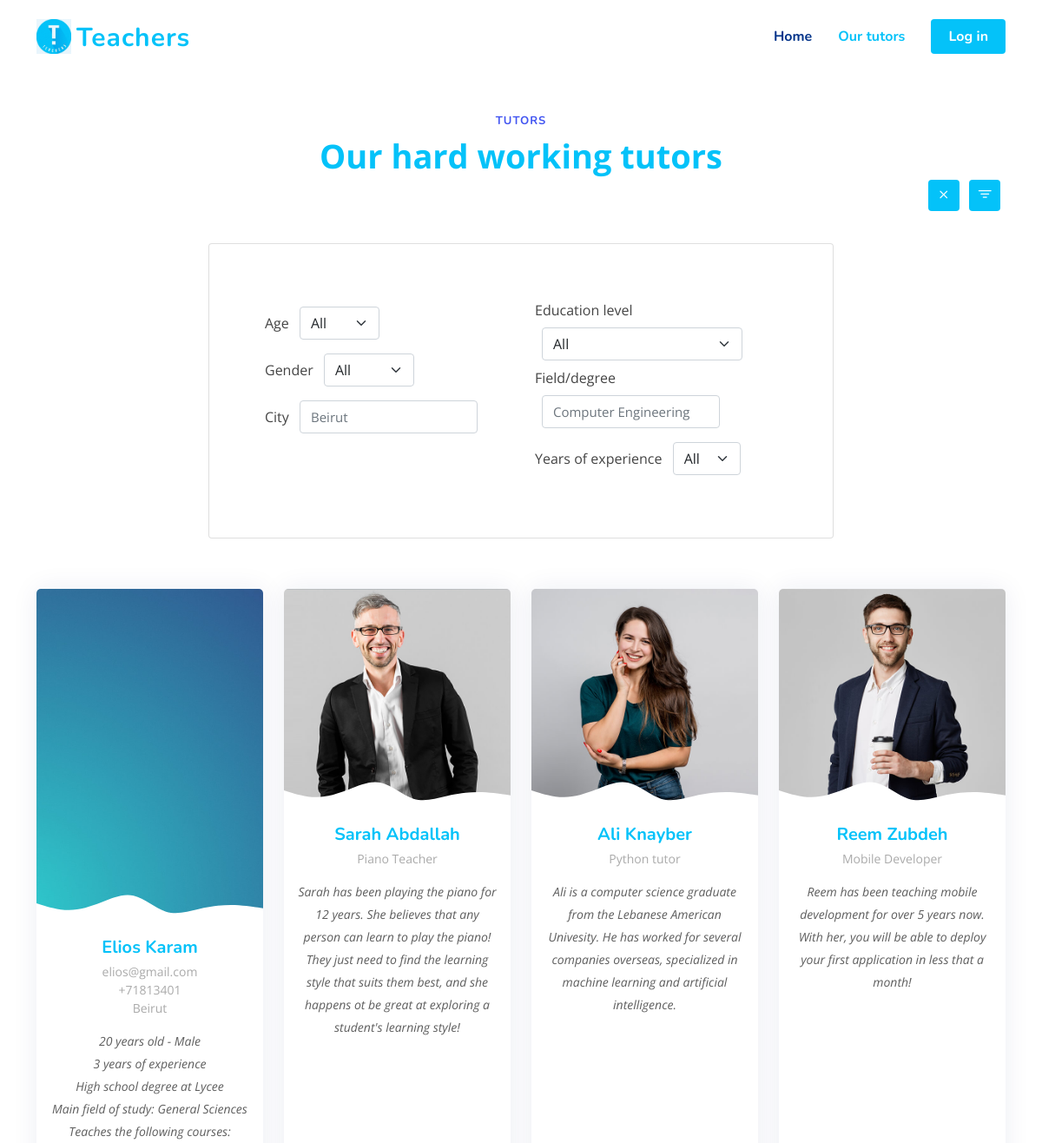
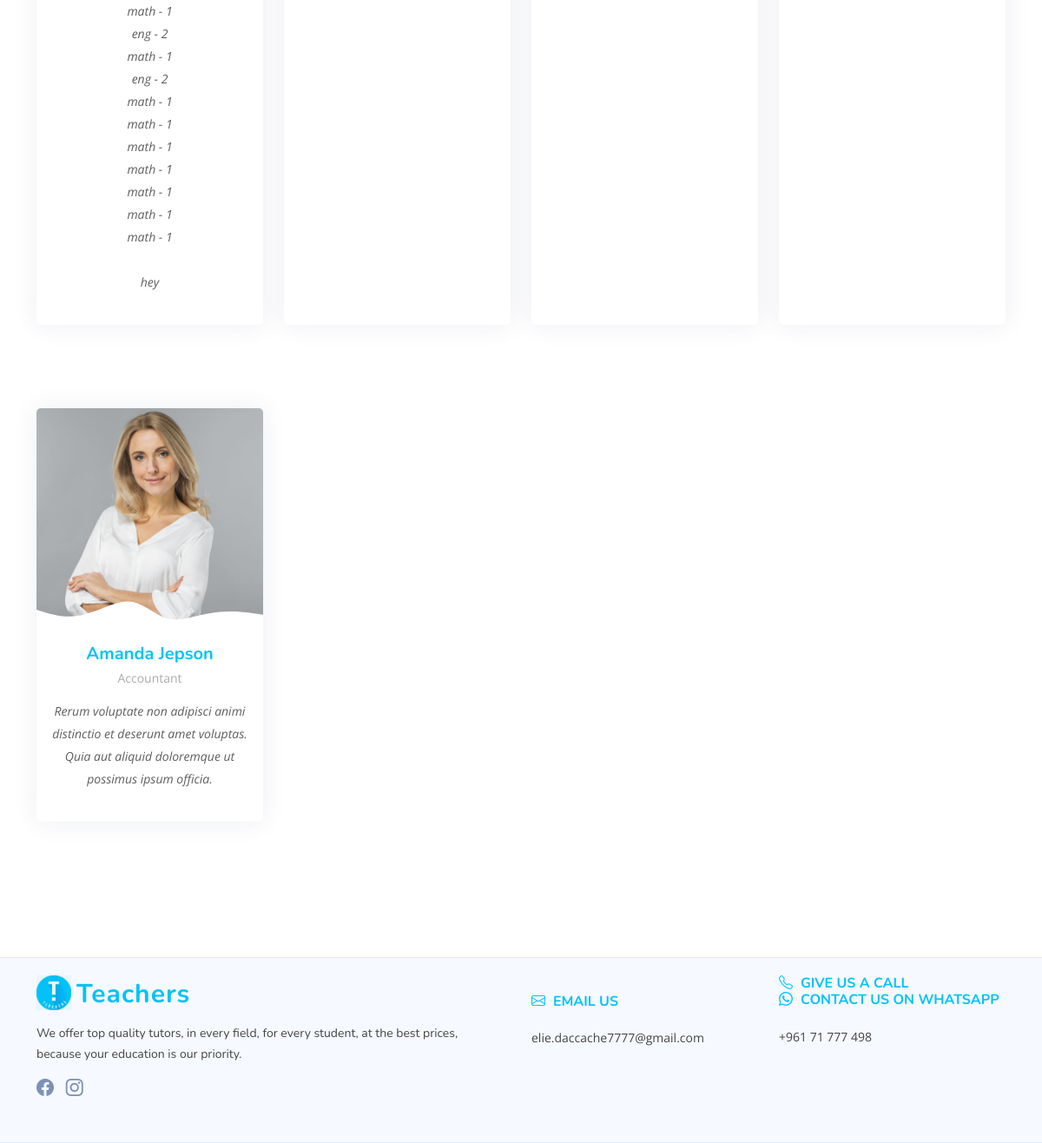
Screenshot of /tutors_page.php with the database file from the repository (2 pictures, top to bottom).
### tables this page shows
CREATE TABLE `tutors` (
  `tutor_ID` int(11) NOT NULL,
  `user_id` int(11) NOT NULL,
  `gender` varchar(250) NOT NULL,
  `years_of_experience` varchar(250) NOT NULL,
  `education_level` varchar(250) NOT NULL,
  `major` varchar(250) NOT NULL,
  `year_born` int(11) NOT NULL,
  `city` varchar(250) NOT NULL,
  `college_name` varchar(250) NOT NULL,
  `cv` varchar(250) NOT NULL,
  `profile_image` varchar(250) NOT NULL,
  `description` varchar(250) NOT NULL
);

CREATE TABLE `users` (
  `user_id` int(11) NOT NULL,
  `type` int(250) NOT NULL,
  `first_name` varchar(250) NOT NULL,
  `last_name` varchar(250) NOT NULL,
  `email` varchar(250) NOT NULL,
  `phone_number` varchar(250) NOT NULL,
  `password` text NOT NULL
);

CREATE TABLE `tutor_courses` (
  `id` int(11) NOT NULL,
  `course_id` int(11) NOT NULL,
  `tutor_id` int(11) NOT NULL
);

CREATE TABLE `courses` (
  `course_id` int(11) NOT NULL,
  `course_name` varchar(250) NOT NULL,
  `course_level` varchar(250) NOT NULL
);

### tutors_page.php (the view, shortened to what this page needs)
<?php
include("connection.php");
$currentYear = date("Y");
$age = "";
$ageQ = "";
switch ($age) {
  default:
      $ageQ = $currentYear-60 . " AND " . $currentYear-18;
}
$gender = "";
$genderQ = "";
switch ($gender) {
  default:
      $genderQ = "%";
}
$city = "";
$cityQ = "%";
$education = "";
$educationQ = "";
switch ($education) {
  default:
      $educationQ = "%";
}
$field = "";
$fieldQ = "%";
$years = "";
$yearsQ = "";
switch ($age) {
  default:
      $yearsQ = "0 AND 9999";
}
$query = "
SELECT
tutor_id, first_name, last_name, email, phone_number, gender, years_of_experience,
education_level, major, year_born, city, college_name, profile_image, description
FROM users JOIN tutors ON `users`.`user_id` = `tutors`.`user_id` WHERE
year_born BETWEEN ". $ageQ . "
AND
gender LIKE '". $genderQ . "'
AND
city LIKE '". $cityQ . "'
AND
education_level LIKE '". $educationQ . "'
AND
major LIKE '". $fieldQ . "'
AND
years_of_experience BETWEEN ". $yearsQ . ";";
$stmt = $connection->prepare($query);
$stmt->execute();
$res = $stmt->get_result();
?>
<!DOCTYPE html>
<html lang="en">
<head>
  <link href="./vendor/bootstrap/css/bootstrap.min.css" rel="stylesheet">
  <link href="./vendor/bootstrap-icons/bootstrap-icons.css" rel="stylesheet">
  <link href="./vendor/aos/aos.css" rel="stylesheet">
  <link href="./vendor/remixicon/remixicon.css" rel="stylesheet">
  <link href="./vendor/swiper/swiper-bundle.min.css" rel="stylesheet">
  <link href="./vendor/glightbox/css/glightbox.min.css" rel="stylesheet">
  <link href="./css/style.css" rel="stylesheet">
  <link href="./css/style2.css" rel="stylesheet">
</head>
<body>
  <header id="header" class="header fixed-top">
    <div class="container-fluid container-xl d-flex align-items-center justify-content-between">
      <a href="index.html" class="logo d-flex align-items-center">
        <img src="./img/logo.png" alt="">
        <span>Teachers</span>
      </a>
      <nav id="navbar" class="navbar">
        <ul>
          <li><a class="nav-link scrollto" href="index.html">Home</a></li>
          <li><a class="nav-link scrollto active" href="tutors_page.php">Our tutors</a></li>
          <li><a class="getstarted scrollto" href="login.html">Log in</a></li>
        </ul>
      </nav>
    </div>
  </header>
    <section id="team" class="team">
      <div class="container">
        <div class="row gy-4 my-5">
          <header class="section-header p-0">
            <h2>Tutors</h2>
            <p>Our hard working tutors</p>
          </header>
          <div class="row my-1 p-0">
            <div class="col-11"></div>
            <div class="col-1 d-flex justify-content-around p-0">
              <button class="filter-button" onclick="clear_filters()"><i class="bi bi-x"></i></button>
              <button class="filter-button" onclick="filter()"><i class="bi bi-filter" ></i></button>
            </div>
          </div>
          <div class="collapse show container my-1" id="filter-panel">
            <form action="tutors_page.php">
              <div class="thin-container row card card-body d-flex flex-row justify-content-around p-5">
                <div class="col-12 col-md-6 p-3">
                  <span>Age</span>
                  <select name="age" id="age" onchange="this.form.submit()" class="form-select w-auto d-inline-block m-2">
                    <option value="all" <?php if ($age == "all" || $age == "") { ?> selected <?php }?> >All</option>
                  </select>
                  <br>
                  <span>Gender</span>
                  <select name="gender" id="gender" onchange="this.form.submit()" class="form-select w-auto d-inline-block m-2">
                    <option value="all" <?php if ($gender == "all" || $gender == "") { ?> selected <?php }?> >All</option>
                  </select>
                  <br>
                  <span>City</span>
                  <input type="text" name="city" id="city" placeholder="Beirut" onchange="this.form.submit()"
                  value="<?php echo $city ?>" class="form-control w-auto d-inline-block m-2">
                </div>
                <div class="col-12 col-md-6 p-3">
                  <span>Education level</span>
                  <select name="education" id="education" onchange="this.form.submit()" class="form-select w-auto d-inline-block m-2">
                    <option value="all" <?php if ($education == "all" || $education == "") { ?> selected <?php }?> >All</option>
                  </select>
                  <br>
                  <span>Field/degree</span>
                  <input type="text" name="field" id="field" placeholder="Computer Engineering" onchange="this.form.submit()"
                  value="<?php echo $field ?>" class="form-control w-auto d-inline-block m-2">
                  <br>
                  <span>Years of experience</span>
                  <select name="years" id="years" onchange="this.form.submit()" class="form-select w-auto d-inline-block m-2">
                    <option value="all" <?php if ($years == "all" || $years = "") { ?> selected <?php }?> >All</option>
                  </select>
                </div>
              </div>
            </form>
          </div>
          <?php
          while($r = $res->fetch_assoc()) {
            $id = $r["tutor_id"];
            $name = $r["first_name"] ." ". $r["last_name"];
            $email = $r["email"];
            $phone = "+" . $r["phone_number"];
            $gender = $r["gender"];
            $years = $r["years_of_experience"];
            $education = "";
                switch ($r["education_level"]) {
                  case "0":
                      $education = "High school degree";
                      break;
                }
            $field = $r["major"];
            $age = date("Y") - $r["year_born"];
            $city = $r["city"];
            $school = $r["college_name"];
            $image = "/tutor_image/" . $r["profile_image"];
            $description = $r["description"];
            $courses = "";
                $query = "SELECT * FROM `tutor_courses` JOIN `courses` ON `tutor_courses`.`course_id` = `courses`.`course_id`
                WHERE `tutor_id` = ?";
                $stmt = $connection->prepare($query);
                $stmt->bind_param("d", $id);
                $stmt->execute();
                $res = $stmt->get_result();
                while ($r = $res->fetch_assoc()) {
                  $courses .= $r["course_name"] ." - " .$r["course_level"] . "<br>";
                }
            ?>
              <div class="col-lg-3 col-md-6 d-flex align-items-stretch my-5" data-aos="fade-up" data-aos-delay="10">
                <div class="member">
                  <div class="member-img">
                    <img src="<?php echo $image ?>" class="img-fluid" alt="">
                  </div>
                  <div class="member-info">
                    <h4><?php echo $name ?></h4>
                    <span><?php echo $email ?></span>
                    <span><?php echo $phone ?></span>
                    <span><?php echo $city ?></span>
                    <p>
                    <?php echo $age ?> years old - <?php echo $gender ?> <br>
                    <?php echo $years ?> years of experience <br>
                    <?php echo $education ?> at <?php echo $school ?> <br>
                    Main field of study: <?php echo $field ?> <br>
                    Teaches the following courses: <br>
                    <?php echo $courses ?> <br>
                    <?php echo $description ?>
                    </p>
                  </div>
                </div>
              </div>
          <?php }?>
          <div class="col-lg-3 col-md-6 d-flex align-items-stretch my-5" data-aos="fade-up" data-aos-delay="100">
            <div class="member">
              <div class="member-img">
                <img src="./img/team/team-1.jpg" class="img-fluid" alt="">
              </div>
              <div class="member-info">
                <h4>Sarah Abdallah</h4>
                <span>Piano Teacher</span>
                <p>Sarah has been playing the piano for 12 years. She believes that any person can learn to play the
                  piano! They just need to find the learning style that suits them best, and she happens ot be great at
                  exploring a student's learning style! </p>
              </div>
            </div>
          </div>
          <div class="col-lg-3 col-md-6 d-flex align-items-stretch my-5" data-aos="fade-up" data-aos-delay="200">
            <div class="member">
              <div class="member-img">
                <img src="./img/team/team-2.jpg" class="img-fluid" alt="">
              </div>
              <div class="member-info">
                <h4>Ali Knayber</h4>
                <span>Python tutor</span>
                <p>Ali is a computer science graduate from the Lebanese American Univesity. He has worked for several
                  companies overseas, specialized in machine learning and artificial intelligence.</p>
              </div>
            </div>
          </div>
          <div class="col-lg-3 col-md-6 d-flex align-items-stretch my-5" data-aos="fade-up" data-aos-delay="300">
            <div class="member">
              <div class="member-img">
                <img src="./img/team/team-3.jpg" class="img-fluid" alt="">
              </div>
              <div class="member-info">
                <h4>Reem Zubdeh</h4>
                <span>Mobile Developer</span>
                <p>Reem has been teaching mobile development for over 5 years now. With her, you will be able to deploy
                  your first application in less that a month!</p>
              </div>
            </div>
          </div>
          <div class="col-lg-3 col-md-6 d-flex align-items-stretch my-5" data-aos="fade-up" data-aos-delay="400">
            <div class="member">
              <div class="member-img">
                <img src="./img/team/team-4.jpg" class="img-fluid" alt="">
              </div>
              <div class="member-info">
                <h4>Amanda Jepson</h4>
                <span>Accountant</span>
                <p>Rerum voluptate non adipisci animi distinctio et deserunt amet voluptas. Quia aut aliquid doloremque
                  ut possimus ipsum officia.</p>
              </div>
            </div>
          </div>
        </div>
      </div>
    </section>
<footer id="footer" class="footer">
  <div class="footer-top">
    <div class="container">
      <div class="row gy-4">
        <div class="col-lg-6 col-md-12 footer-info">
          <a href="index.html" class="logo d-flex align-items-center">
            <img src="./img/logo.png" alt="">
            <span>Teachers</span>
          </a>
          <p>We offer top quality tutors, in every field, for every student, at the best prices, <br>
            because your education is our priority.</p>
          <div class="social-links mt-3">
              <a href="https://www.facebook.com/Teachers.leb/" class="facebook"><i class="bi bi-facebook"></i></a>
              <a href="https://www.instagram.com/teachers.lb/" class="instagram"><i class="bi bi-instagram"></i></a>
          </div>
        </div>
        <div class="col-lg-3 col-5 footer-links">
          <br> <br class="d-block d-md-none">
          <h4><i class="bi bi-envelope"></i>&ThickSpace; Email us</h4> <br>
          elie.daccache7777@gmail.com
        </div>
        <div class="col-lg-3 col-5 footer-contact text-center text-md-start">
          <h4>
            <i class="bi bi-telephone"></i>&ThickSpace; Give us a call <br>
            <i class="bi bi-whatsapp"></i>&ThickSpace; Contact us on WhatsApp</h4> <br>
          +961 71 777 498
        </div>
      </div>
    </div>
  </div>
</footer>
</body>
</html>

### css/style.css (style rules this page uses)
:root { scroll-behavior: smooth; }
body { font-family: "Open Sans", sans-serif; color: #444444; }
a { color: #4154f1; text-decoration: none; }
h1, h2, h3, h4, h5, h6 { font-family: "Nunito", sans-serif; }
section { padding: 60px 0; overflow: hidden; }
.section-header { text-align: center; padding-bottom: 40px; }
.section-header h2 { font-size: 13px; letter-spacing: 1px; font-weight: 700; margin: 0; color: #4154f1; text-transform: uppercase; }
.section-header p { margin: 10px 0 0 0; padding: 0; font-size: 38px; line-height: 42px; font-weight: 700; color: #04c2f9 ; }
.header { transition: all 0.5s; z-index: 997; padding: 20px 0; }
.header .logo { line-height: 0; }
.header .logo img { max-height: 40px; margin-right: 6px; }
.header .logo span { font-size: 30px; font-weight: 700; letter-spacing: 1px; color: #04c2f9 ; font-family: "Nunito", sans-serif; margin-top: 3px; }
.navbar { padding: 0; }
.navbar ul { margin: 0; padding: 0; display: flex; list-style: none; align-items: center; }
.navbar li { position: relative; }
.navbar a, .navbar a:focus { display: flex; align-items: center; justify-content: space-between; padding: 10px 0 10px 30px; font-family: "Nunito", sans-serif; font-size: 16px; font-weight: 700; color: #013289; white-space: nowrap; transition: 0.3s; }
.navbar a:hover, .navbar .active, .navbar .active:focus, .navbar li:hover > a { color: #04c2f9; }
.navbar .getstarted, .navbar .getstarted:focus { background: #04c2f9; padding: 8px 20px; margin-left: 30px; border-radius: 4px; color: #fff; }
.team { background: #fff; padding: 60px 0; }
.team .member { overflow: hidden; text-align: center; border-radius: 5px; background: #fff; box-shadow: 0px 0 30px rgba(1, 41, 112, 0.08); transition: 0.3s; }
.team .member .member-img { position: relative; overflow: hidden; }
.team .member .member-img:after { position: absolute; content: ""; left: 0; bottom: 0; height: 100%; width: 100%; background: url(../img/team-shape.svg) no-repeat center bottom; background-size: contain; z-index: 1; }
.team .member .member-info { padding: 10px 15px 20px 15px; }
.team .member .member-info h4 { font-weight: 700; margin-bottom: 5px; font-size: 20px; color: #04c2f9 ; }
.team .member .member-info span { display: block; font-size: 14px; font-weight: 400; color: #aaaaaa; }
.team .member .member-info p { font-style: italic; font-size: 14px; padding-top: 15px; line-height: 26px; color: #5e5e5e; }
.footer { background: #f6f9ff; font-size: 14px; }
form { margin-top: 20px; padding: 6px 10px; position: relative; border-radius: 4px; }
.footer .footer-top { border-top: 1px solid #e1ecff; border-bottom: 1px solid #e1ecff; padding: 20px 0 20px 0; }
.footer .footer-top .footer-info { margin-bottom: 30px; }
.footer .footer-top .footer-info .logo { line-height: 0; margin-bottom: 15px; }
.footer .footer-top .footer-info .logo img { max-height: 40px; margin-right: 6px; }
.footer .footer-top .footer-info .logo span { font-size: 30px; font-weight: 700; letter-spacing: 1px; color: #04c2f9 ; font-family: "Nunito", sans-serif; margin-top: 3px; }
.footer .footer-top .footer-info p { font-size: 14px; line-height: 24px; margin-bottom: 0; font-family: "Nunito", sans-serif; }
.footer .footer-top .social-links a { font-size: 20px; display: inline-block; color: rgba(1, 41, 112, 0.5); line-height: 0; margin-right: 10px; transition: 0.3s; }
.footer .footer-top h4 { font-size: 16px; font-weight: bold; color: #04c2f9 ; text-transform: uppercase; position: relative; padding-bottom: 12px; }
.footer .footer-top .footer-links { margin-bottom: 30px; }

### css/style2.css (style rules this page uses)
.filter-button { font-size: 20px; padding: 3px 8px; margin: 3px; background-color: #04c2f9; color: #fff; transition: 0.4s; border: none; border-radius: 4px; }
.thin-container { width: 60vw; margin: auto; }
#footer h4 { margin: 0; padding: 0; }

### rows the page displays
tutors: profile_image (picture), user.last_name "Elios Karam", user.email "elios@gmail.com", user.phone_number "+71813401", city "Beirut", year_born "20", gender "Male", years_of_experience "3", education_level "High school degree", college_name "Lycee", major "General Sciences", description "hey"
tutor_courses: course.course_name "math", course.course_level "1"
tutor_courses: course.course_name "eng", course.course_level "2"
tutor_courses: course.course_name "math", course.course_level "1"
tutor_courses: course.course_name "eng", course.course_level "2"
tutor_courses: course.course_name "math", course.course_level "1"
tutor_courses: course.course_name "math", course.course_level "1"
tutor_courses: course.course_name "math", course.course_level "1"
tutor_courses: course.course_name "math", course.course_level "1"
tutor_courses: course.course_name "math", course.course_level "1"
tutor_courses: course.course_name "math", course.course_level "1"
tutor_courses: course.course_name "math", course.course_level "1"
